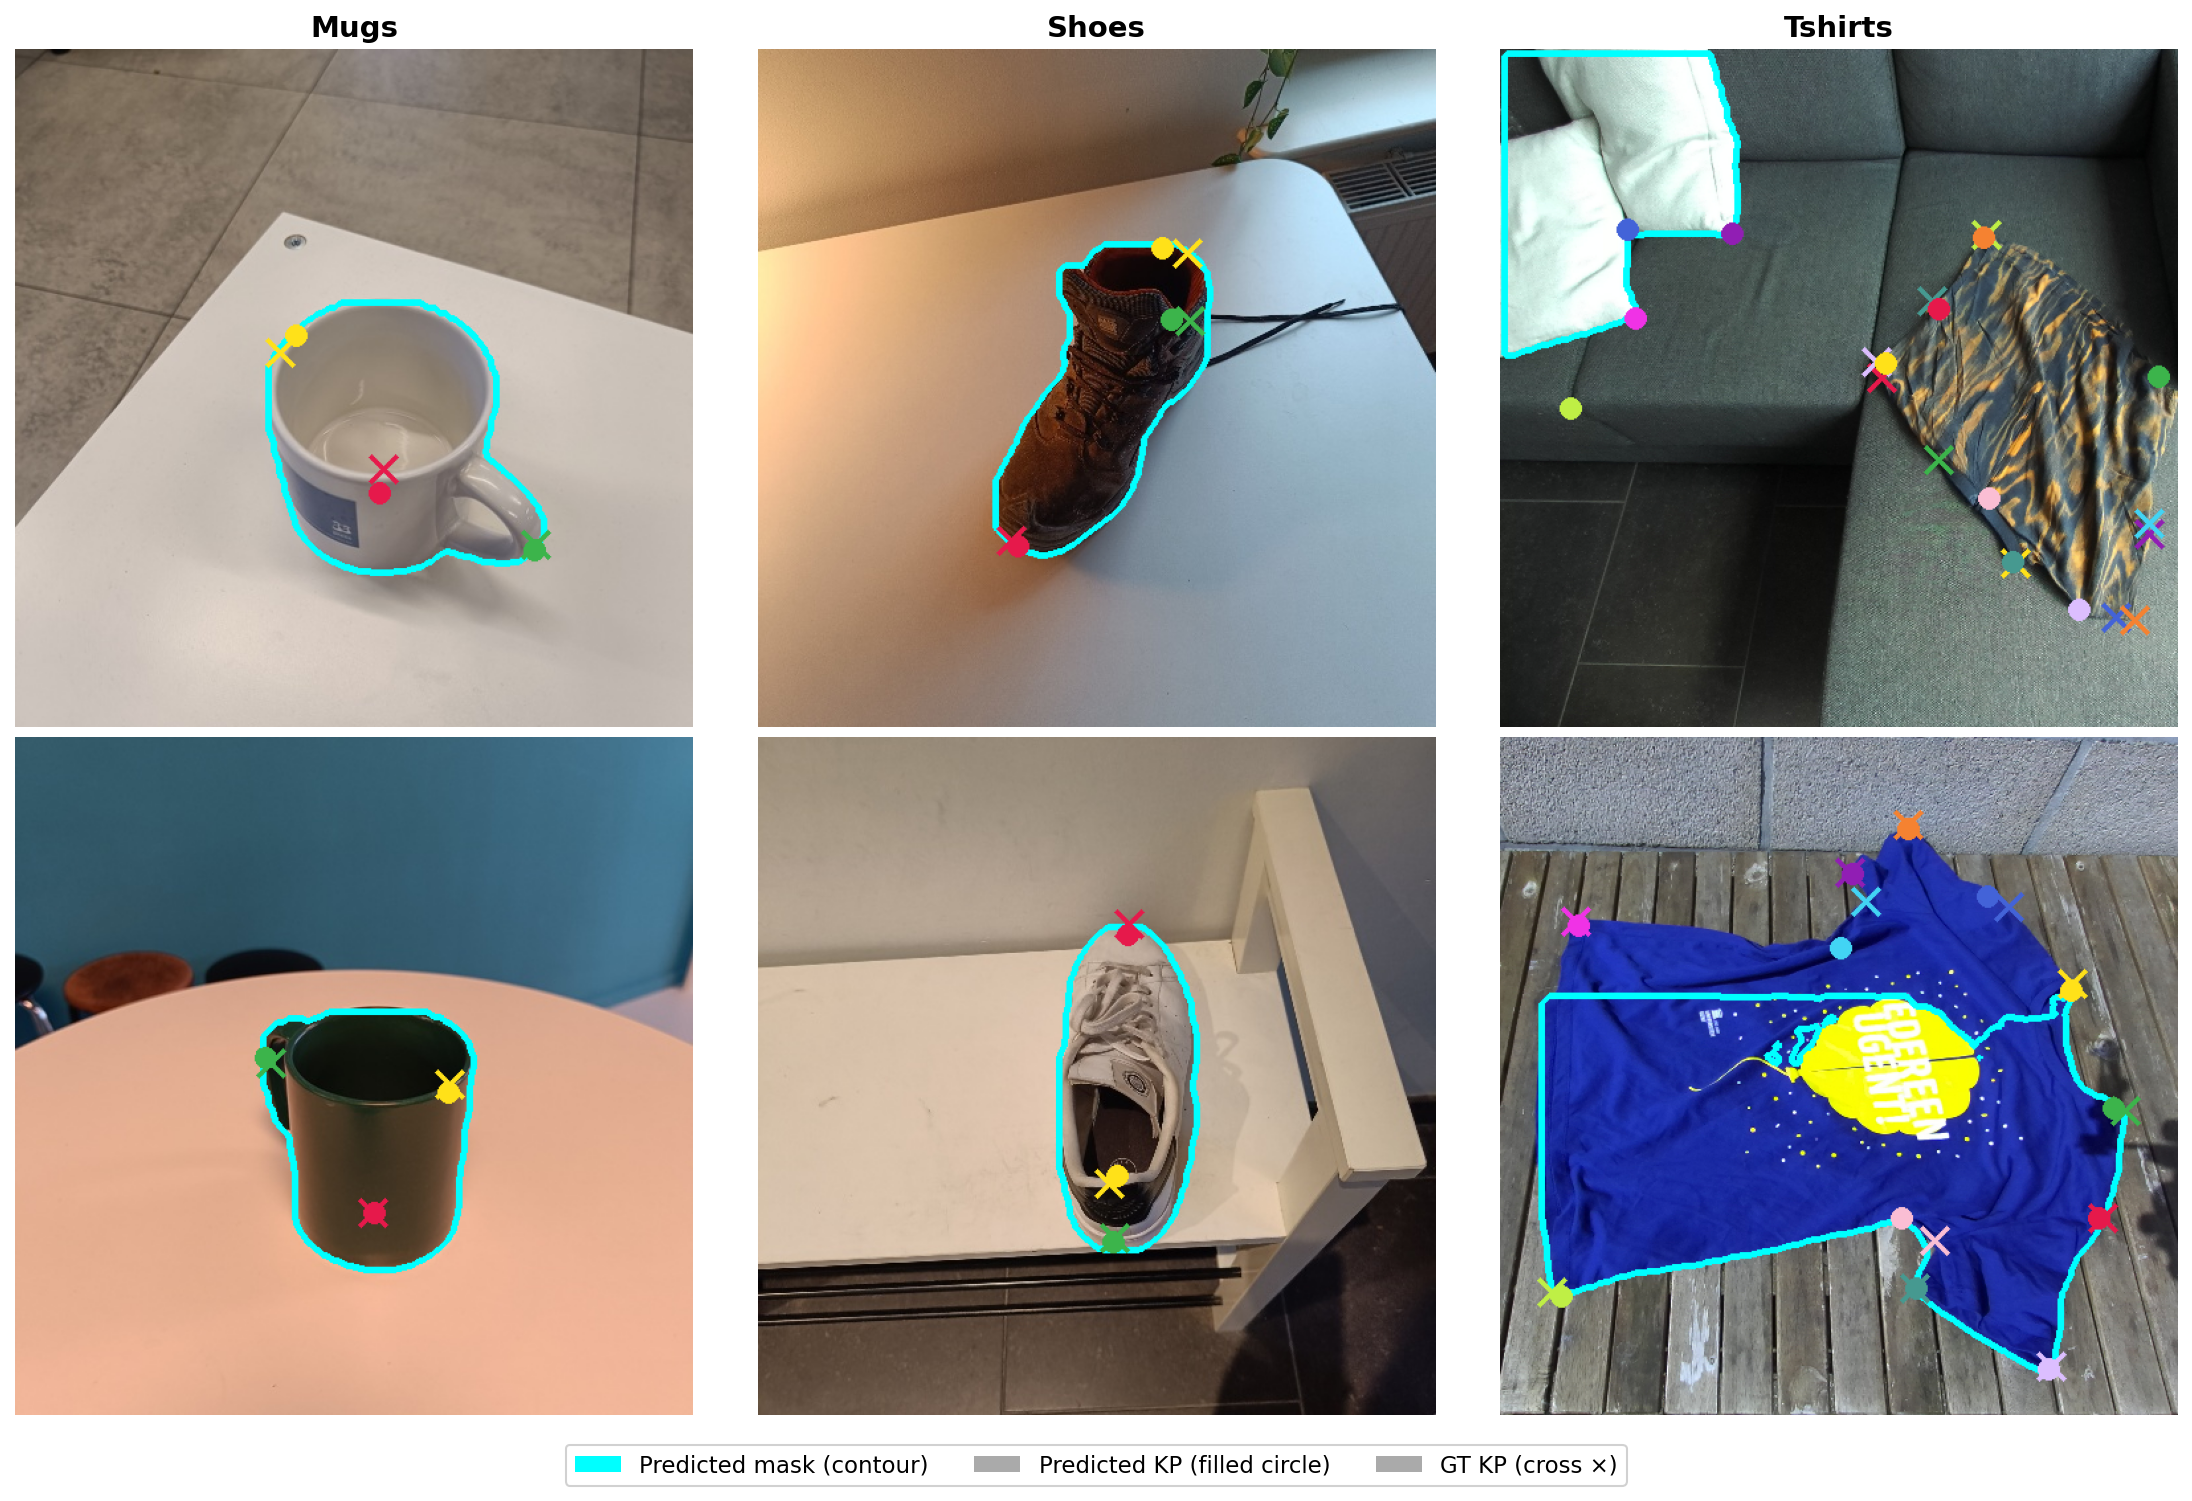

This chart was generated by the following Python code:
#!/usr/bin/env python3
"""
Creates a 2x3 grid showing predicted keypoints, ground truth keypoints,
and predicted segmentation masks for 2 random images per category
(mugs, shoes, tshirts).

  Rows    = 2 random images per category
  Columns = mugs | shoes | tshirts
  Each cell overlays:
    - Cyan contour:   predicted segmentation mask
    - Filled circles: predicted keypoints  (color per channel)
    - X crosses:      ground truth keypoints (same colors)
"""

import json
import random
from pathlib import Path

import matplotlib.patches as mpatches
import matplotlib.pyplot as plt
import numpy as np
import skimage.measure
import torch
import wandb
from keypoint_detection.utils.heatmap import get_keypoints_from_heatmap_batch_maxpool
from keypoint_detection.utils.load_checkpoints import get_model_from_wandb_checkpoint
from PIL import Image, ImageDraw
from ultralytics import YOLO

# ─── Config ───────────────────────────────────────────────────────────────────

SEED = 42
N_IMAGES = 2
OUTPUT_PATH = Path(__file__).parent / "detection_grid.png"

# ─── Copied verbatim from visualize_detections.ipynb ─────────────────────────

# https://sashamaps.net/docs/resources/20-colors/
DISTINCT_COLORS = [
    "#e6194B",
    "#3cb44b",
    "#ffe119",
    "#4363d8",
    "#f58231",
    "#911eb4",
    "#42d4f4",
    "#f032e6",
    "#bfef45",
    "#fabed4",
    "#469990",
    "#dcbeff",
    "#9A6324",
    "#fffac8",
    "#800000",
    "#aaffc3",
    "#808000",
    "#ffd8b1",
    "#000075",
    "#ffffff",
    "#000000",
]


def get_model_artifact_name_from_run_id(run_id, artifact_type="model"):
    api = wandb.Api()
    run = api.run(run_id)
    logged_artifacts = run.logged_artifacts()
    model_artifact_names = []
    for artifact in logged_artifacts:
        if artifact.type == artifact_type:
            model_artifact_names.append(artifact.name)
            print(f"Found artifact: {artifact.name} (type: {artifact.type})")
    return model_artifact_names[0] if model_artifact_names else None


def get_segmentation_model_from_wandb_checkpoint(checkpoint_reference):
    if wandb.run is None:
        run = wandb.init(project="inference")
    else:
        run = wandb.run
    artifact = run.use_artifact(checkpoint_reference, type="model")
    artifact_dir = artifact.download()
    from pathlib import Path

    print("Files in artifact directory:")
    for file in Path(artifact_dir).iterdir():
        print(file)
    checkpoint_path = Path(artifact_dir) / "best.pt"
    return load_seg_model_from_checkpoint(checkpoint_path)


def load_seg_model_from_checkpoint(checkpoint_path):
    model = YOLO(checkpoint_path)
    return model


def get_seg_model_from_run(run_id):
    artifact = get_model_artifact_name_from_run_id(run_id)
    artifact_path = f"tlips/dsd-paper-yolo/{artifact}"
    model = get_segmentation_model_from_wandb_checkpoint(artifact_path)
    return model


def get_kp_model_from_run(run_id):
    artifact = get_model_artifact_name_from_run_id(run_id)
    artifact_path = f"tlips/dsd-paper/{artifact}"
    model = get_model_from_wandb_checkpoint(artifact_path)
    return model


def get_keypoints(image_path, model, device="cuda", abs_confidence_threshold=0.1):
    """Inference on a single image. Returns a list of [x, y] per channel."""
    model.eval().to(device)
    image = Image.open(image_path).convert("RGB")
    image = np.array(image).astype(np.float32) / 255.0
    image = torch.from_numpy(image.transpose(2, 0, 1)).unsqueeze(0).to(device)
    with torch.no_grad():
        heatmaps = model(image).squeeze(0)
    predicted_keypoints = get_keypoints_from_heatmap_batch_maxpool(
        heatmaps.unsqueeze(0), abs_max_threshold=abs_confidence_threshold, max_keypoints=1
    )[0]
    formatted_keypoints = []
    for channel_keypoints in predicted_keypoints:
        if len(channel_keypoints) > 0:
            formatted_keypoints.append(channel_keypoints[0])
        else:
            formatted_keypoints.append(None)
    return formatted_keypoints


def get_segmentation_mask(image_path, model):
    """Returns the segmentation mask as a uint8 numpy array (H, W) at image resolution."""
    results = model.predict(source=image_path, save=False, verbose=False)
    if results[0].masks is None:
        raise ValueError("No segmentation mask found in the results.")
    segmask = results[0].masks.data.cpu().numpy()
    segmask = segmask[0] * 255
    # resize to original image size if the model processed at a different resolution
    orig_h, orig_w = results[0].orig_shape
    if segmask.shape != (orig_h, orig_w):
        import cv2

        segmask = cv2.resize(segmask, (orig_w, orig_h), interpolation=cv2.INTER_LINEAR)
    return segmask


def draw_seg_mask_contour(image, segmask, color=(255, 0, 0), thickness=1):
    image = image.convert("RGBA")
    draw = ImageDraw.Draw(image)
    contours = skimage.measure.find_contours(segmask, 0.5)
    for contour in contours:
        contour = np.array(contour, dtype=np.int32)
        # flip x,y because skimage uses (row, col) while PIL uses (x, y)
        contour[:, [0, 1]] = contour[:, [1, 0]]
        draw.line(list(map(tuple, contour)), fill=color, width=thickness)
    return image


def draw_keypoints(image, keypoints, radius=5):
    image = image.convert("RGBA")
    draw = ImageDraw.Draw(image)
    for i in range(len(keypoints)):
        if keypoints[i] is None:
            continue
        if len(keypoints[i]) != 2:
            print(f"Skipping keypoint {i} with invalid shape: {keypoints[i]}")
            continue
        x, y = keypoints[i]
        draw.ellipse(
            (x - radius, y - radius, x + radius, y + radius),
            fill=DISTINCT_COLORS[i % len(DISTINCT_COLORS)],
        )
    return image


# ─── GT keypoints (not in notebook) ──────────────────────────────────────────


def draw_gt_keypoints(image, keypoints, radius=7):
    """Draw GT keypoints as X crosses with the same channel colors."""
    image = image.convert("RGBA")
    draw = ImageDraw.Draw(image)
    for i, kp in enumerate(keypoints):
        if kp is None:
            continue
        x, y = float(kp[0]), float(kp[1])
        color = DISTINCT_COLORS[i % len(DISTINCT_COLORS)]
        s = radius
        draw.line([(x - s, y - s), (x + s, y + s)], fill=color, width=3)
        draw.line([(x - s, y + s), (x + s, y - s)], fill=color, width=3)
    return image


def parse_gt_keypoints(annotation):
    """Return list of (x, y) per keypoint; None when visibility == 0."""
    flat = annotation["keypoints"]
    n = len(flat) // 3
    return [(flat[3 * i], flat[3 * i + 1]) if flat[3 * i + 2] > 0 else None for i in range(n)]


# ─── Dataset configs ──────────────────────────────────────────────────────────

BASE = Path("/home/tlips/Documents/diffusing-synthetic-data/data/real")

CATEGORIES = {
    "mugs": {
        "data_dir": BASE / "mugs/lab-mugs_resized_512x512",
        "ann_file": "lab-mugs_sam_masked.json",
        "kp_run": "tlips/dsd-paper/runs/s5gwjor3",  # KP_PROMPT_GEMINI
        "seg_run": "tlips/dsd-paper-yolo/runs/nl4pqdu1",  # SEG_PROMPT_GEMINI
    },
    "shoes": {
        "data_dir": BASE / "shoes/dsd-shoes-real_resized_512x512",
        "ann_file": "annotations_sam_masked.json",
        "kp_run": "tlips/dsd-paper/runs/dl6ksv7b",  # KP_PROMPT_GEMINI
        "seg_run": "tlips/dsd-paper-yolo/runs/75dm6fa5",  # SEG_PROMPT_GEMINI
    },
    "tshirts": {
        "data_dir": BASE / "tshirts/tshirts-test-kpcentercropped",
        "ann_file": "annotations.json",
        "kp_run": "tlips/dsd-paper/runs/29zt96n2",  # KP_PROMPT_GEMINI
        "seg_run": "tlips/dsd-paper-yolo/runs/5v57ni2p",  # SEG_PROMPT_GEMINI
    },
}

CONTOUR_COLOR = (0, 255, 255)  # cyan
CONTOUR_THICKNESS = 5
KEYPOINT_RADIUS = 8

# ─── Data helpers ─────────────────────────────────────────────────────────────


def load_coco(data_dir, ann_file):
    with open(data_dir / ann_file) as f:
        return json.load(f)


def sample_annotated_images(coco, n, rng):
    """Return n (image_info, annotation) pairs sampled without replacement."""
    ann_by_image = {}
    for ann in coco["annotations"]:
        iid = ann["image_id"]
        if iid not in ann_by_image:
            ann_by_image[iid] = ann
    candidates = [(img, ann_by_image[img["id"]]) for img in coco["images"] if img["id"] in ann_by_image]
    return rng.sample(candidates, n)


# ─── Main ─────────────────────────────────────────────────────────────────────


def main():
    rng = random.Random(SEED)

    if wandb.run is None:
        wandb.init(project="visualization", reinit=True)

    cat_names = list(CATEGORIES.keys())
    fig, axes = plt.subplots(N_IMAGES, len(cat_names), figsize=(5 * len(cat_names), 5 * N_IMAGES))

    for col, cat_name in enumerate(cat_names):
        cfg = CATEGORIES[cat_name]
        print(f"\n=== {cat_name} ===")

        kp_model = get_kp_model_from_run(cfg["kp_run"])
        seg_model = get_seg_model_from_run(cfg["seg_run"])

        coco = load_coco(cfg["data_dir"], cfg["ann_file"])
        samples = sample_annotated_images(coco, N_IMAGES, rng)

        for row, (img_info, annotation) in enumerate(samples):
            img_path = cfg["data_dir"] / img_info["file_name"]
            print(f"  {img_path.name}")

            segmask = get_segmentation_mask(str(img_path), seg_model)
            pred_kps = get_keypoints(str(img_path), kp_model)
            gt_kps = parse_gt_keypoints(annotation)

            vis = Image.open(img_path).convert("RGB")
            vis = draw_seg_mask_contour(vis, segmask, color=CONTOUR_COLOR, thickness=CONTOUR_THICKNESS)
            vis = draw_gt_keypoints(vis, gt_kps, radius=KEYPOINT_RADIUS + 2)
            vis = draw_keypoints(vis, pred_kps, radius=KEYPOINT_RADIUS)

            ax = axes[row, col]
            ax.imshow(vis)
            ax.axis("off")
            if row == 0:
                ax.set_title(cat_name.capitalize(), fontsize=14, fontweight="bold", pad=6)

    legend_elements = [
        mpatches.Patch(facecolor="cyan", label="Predicted mask (contour)"),
        mpatches.Patch(facecolor="#aaa", label="Predicted KP (filled circle)"),
        mpatches.Patch(facecolor="#aaa", label="GT KP (cross ×)"),
    ]
    fig.legend(
        handles=legend_elements, loc="lower center", ncol=3, fontsize=11, framealpha=0.9, bbox_to_anchor=(0.5, 0.0)
    )
    plt.tight_layout(rect=[0, 0.04, 1, 1])
    plt.savefig(OUTPUT_PATH, dpi=150, bbox_inches="tight")
    print(f"\nSaved → {OUTPUT_PATH}")
    plt.show()


if __name__ == "__main__":
    main()
